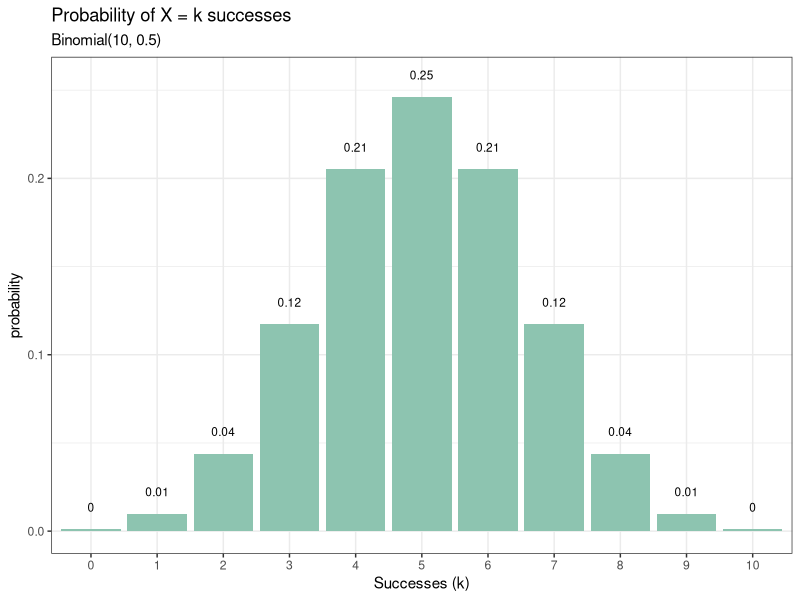
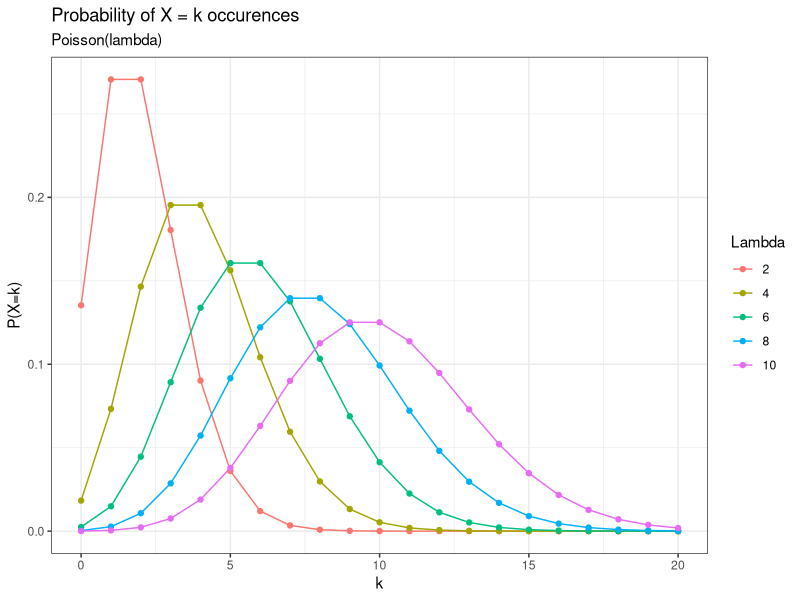

Recreate these plots in R, in order.
## ---- chunk 1
library(tidyverse)
theme_set(theme_bw())
## ---- chunk 2
#| echo: true
#| code-fold: true
#| code-summary: "Show code"
#| fig-align: center
dat <- tibble(heads = 0:10, prob = dbinom(x = 0:10, size = 10, prob = 0.5))

ggplot(dat,aes(x = factor(heads), y = prob)) +
  geom_col(fill = '#8dc4b0') +
  geom_text(aes(label = round(prob,2), y = prob + 0.01),
    position = position_dodge(0.9),
    size = 3,vjust = 0) +
  labs(title = "Probability of X = k successes",
       subtitle = "Binomial(10, 0.5)",
       x = "Successes (k)",y = "probability")
## ---- chunk 3
#| echo: true
#| code-fold: true
#| code-summary: "Show code"
#| fig-align: center
x_vals <- 0:20
lambda_vals <- seq(2,10,2)

p_dat <- map_df(lambda_vals, ~ tibble(
  l = paste(.),
  x = x_vals,
  y = dpois(x_vals, .)
))

ggplot(p_dat, aes(x, y, color = factor(l, levels = lambda_vals))) +
  geom_line() +
  geom_point(data = p_dat, 
             aes(x, y, color = factor(l, levels = lambda_vals))) +
  labs(title = "Probability of X = k occurences",
       subtitle = "Poisson(lambda)",
       x = "k",y = 'P(X=k)',color = "Lambda")
